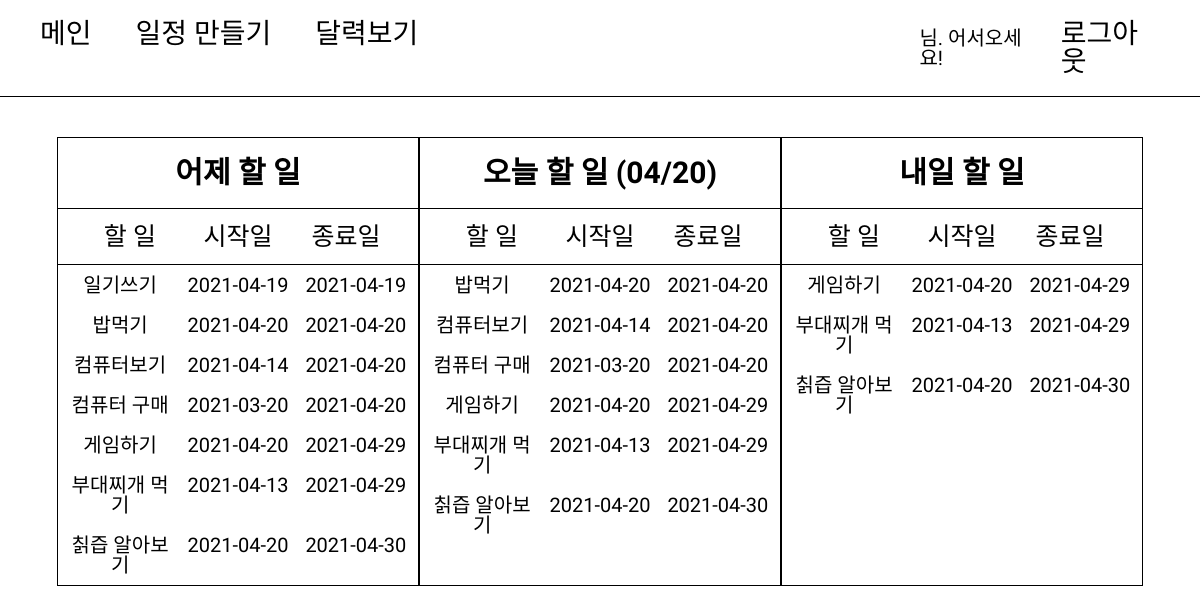
Before: /main/ (signed in) with the older database file.
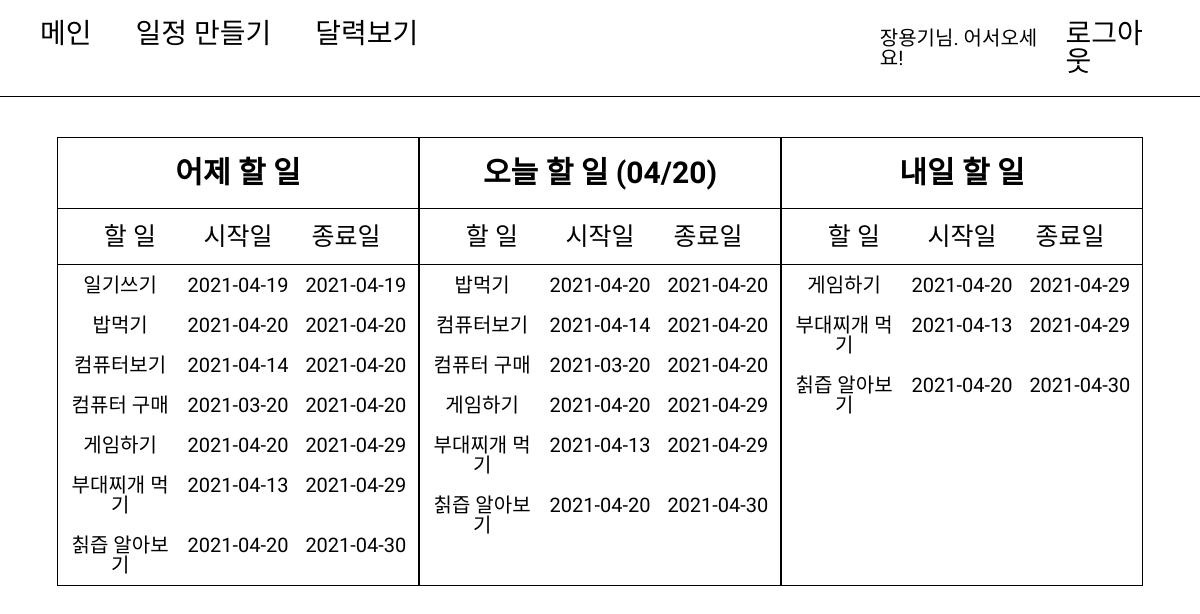
After: the same page with the newer database file.
### accounts/models.py (models this page shows)
class User(AbstractUser):
    age = models.IntegerField(null=True)

### diary/views.py (the view)
# urls.py: path("main/", include("diary.urls")),
@login_required
def main(request):
    today = str(date.today())
    cal = today.split("-")
    year, month, day = cal[0], cal[1], cal[2]
    yesterday = date.today() - timedelta(1)
    tomorrow = date.today() + timedelta(1)
    yester_list = todoModel.objects.filter(user=request.user)\
        .filter(end_date__gte=yesterday)
    today_list = todoModel.objects.filter(user=request.user)\
        .filter(end_date__gte=date.today())
    tomorrow_list = todoModel.objects.filter(user=request.user)\
        .filter(end_date__gte=tomorrow)
    return render(request, "diary/main.html", {
            'year':year, 'month':month, 'day':day, 'today_list':today_list,
            'yester_list':yester_list, 'tomorrow_list': tomorrow_list})

### templates/diary/main.html
{% extends "Layout.html" %}
{% block contents %}
<div class="header">
    <div class="header-nav">
        <a href="{% url 'diary:main' %}">메인</a>
        <a href="{% url 'diary:todo' %}">일정 만들기</a>
        <a href="{% url 'diary:Detailcalendar' year month %}">달력보기</a>
    </div>
    <div class="header-user">
        <p>{{request.user.first_name}}님. 어서오세요!</p>
        <a href="{% url 'accounts:logout' %}">로그아웃</a>
    </div>
</div>
<div class="main">
    <div class="main-box">
        <div class="main-title">
            어제 할 일
        </div>
        <div class="main-subtitle">
            <p>할 일</p>
            <p>시작일</p>
            <p>종료일</p>
        </div>
        {% for list in yester_list %}
        <div class="main-content">
            <div class="content_box">
                {{list.todo}}
            </div>
            <div class="content_box">
                {{list.start_date|date:'Y-m-d'}}
            </div>
            <div class="content_box">
                {{list.end_date|date:'Y-m-d'}}
            </div>
        </div>
        {% endfor %}
    </div>
    <div class="main-box">
        <div class="main-title">
            오늘 할 일 ({{month}}/{{day}})
        </div>
        <div class="main-subtitle">
            <p>할 일</p>
            <p>시작일</p>
            <p>종료일</p>
        </div>
        {% for list in today_list %}
        <div class="main-content">
            <div class="content_box">
                {{list.todo}}
            </div>
            <div class="content_box">
                {{list.start_date|date:'Y-m-d'}}
            </div>
            <div class="content_box">
                {{list.end_date|date:'Y-m-d'}}
            </div>
        </div>
        {% endfor %}
    </div>
    <div class="main-box">
        <div class="main-title">
            내일 할 일
        </div>
        <div class="main-subtitle">
            <p>할 일</p>
            <p>시작일</p>
            <p>종료일</p>
        </div>
        {% for list in tomorrow_list %}
        <div class="main-content">
            <div class="content_box">
                {{list.todo}}
            </div>
            <div class="content_box">
                {{list.start_date|date:'Y-m-d'}}
            </div>
            <div class="content_box">
                {{list.end_date|date:'Y-m-d'}}
            </div>
        </div>
        {% endfor %}
    </div>
</div>
{% endblock %}

Changed rows visible on the page:
now on this page (row edited): User: user.first_name "장용기"
